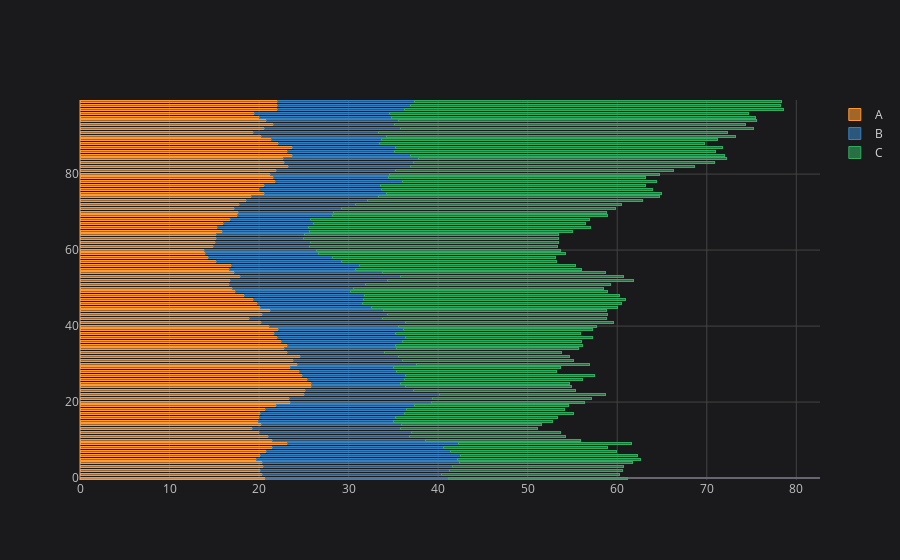

The cell this chart's notebook holds for it:
### Code cell
df.iplot(kind = 'barh', barmode='stack', bargap=0.5)
